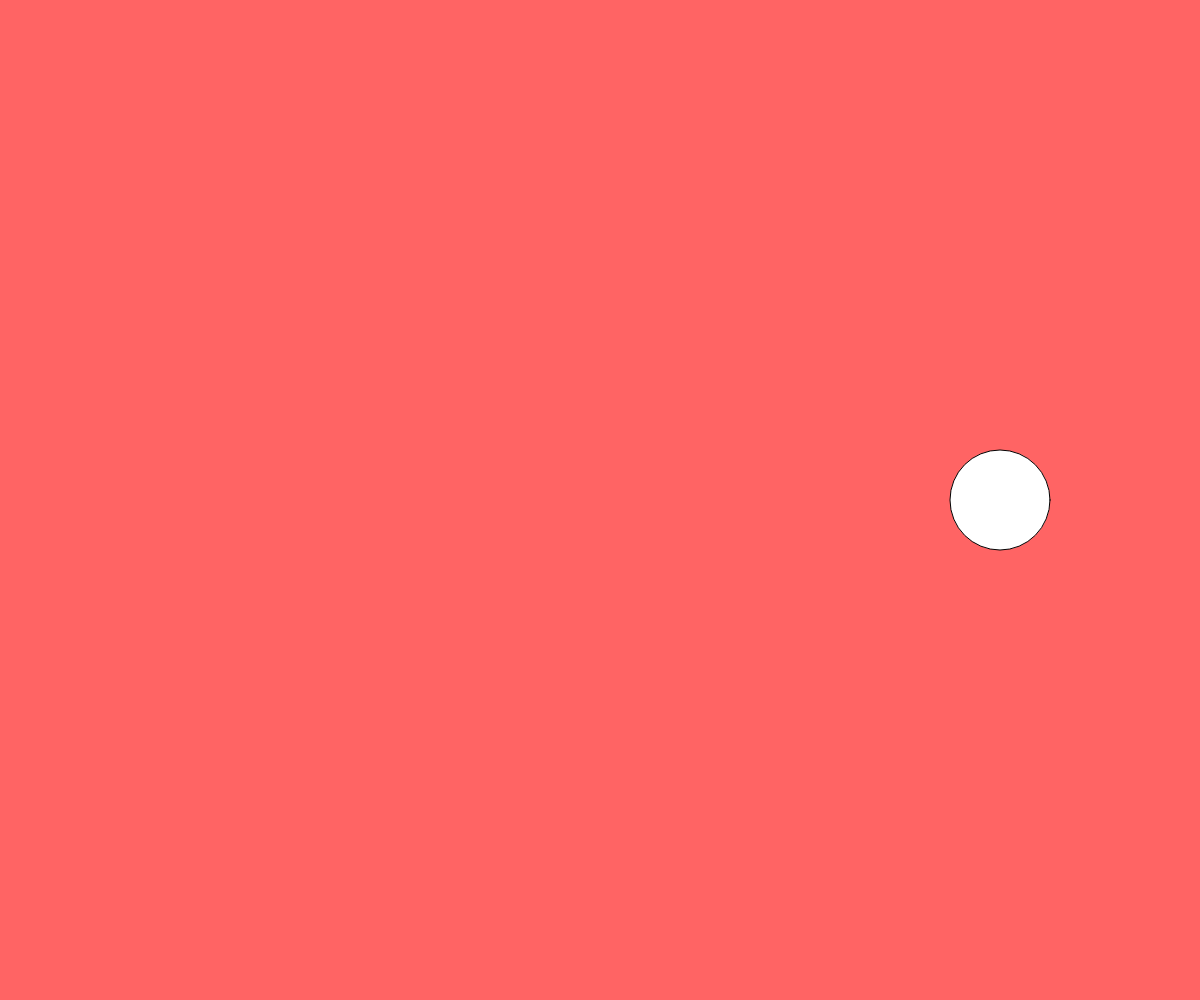
Frame 1 (no input)
Frame 60 (no input): identical to frame 1, image omitted
Frame 120 (the mouse pressed at the canvas centre since frame 60): identical to frame 1, image omitted

The p5.js sketch that drew this single still picture (run headless with seeded random() and noise() and a simulated clock; from frame 60 on, the mouse is pressed at the canvas centre):

// p5.js sketch
// ── sketch.js
var circX;
var circY;
var circDia = 100;
var circRad = circDia/2;
var d;
var redCol = 255;
var isClicked = false;

function setup(){
    createCanvas(windowWidth, windowHeight);
    
    circX = 1000
    circY = height/2;
}


function draw(){
    background(redCol,100,100);
    
    ellipse(circX,circY, circDia, circDia);
    d = dist(circX, circY, mouseX, mouseY);
    
//    if(d < circRad){
//        redCol = 0;
//            
//    }else{
//      redCol = 255;  
//        
//    }
     
    
}

function mousePressed(){
    
    if(d < circRad && isClicked ==true){
        redCol = 0;
        isClicked = !isClicked;
            
    }else if(d < circRad && isClicked ==false) {
      redCol = 255; 
      isClicked = !isClicked;
    }
    
    
}
